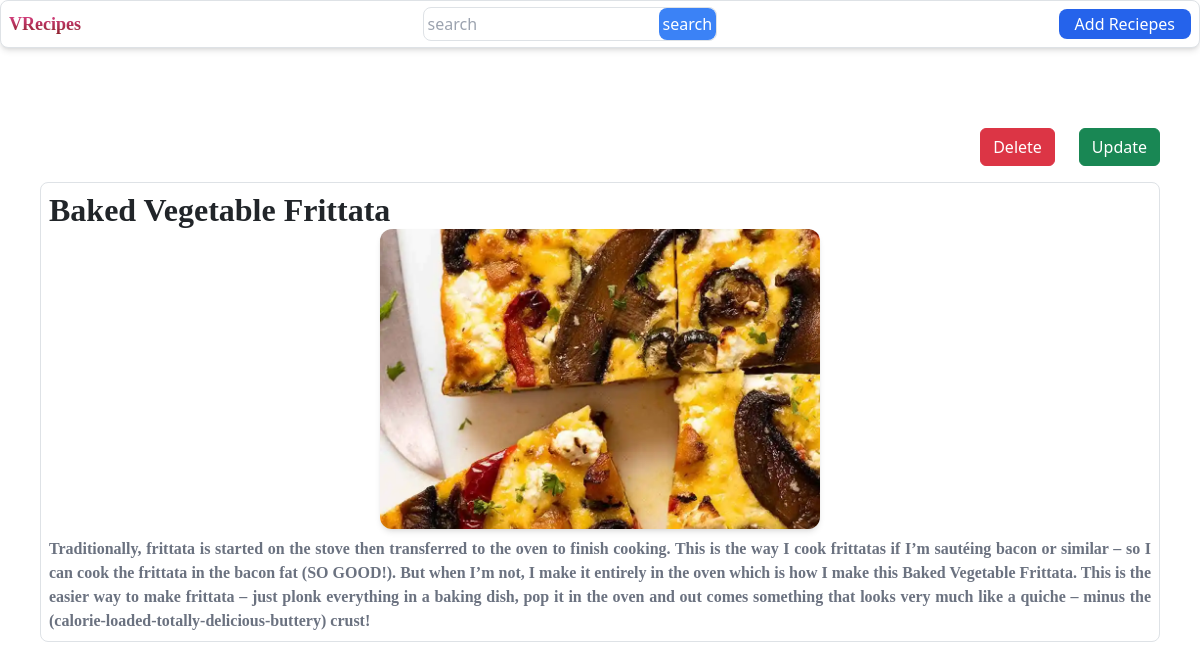
Before: /detail_by/10/ with the older database file.
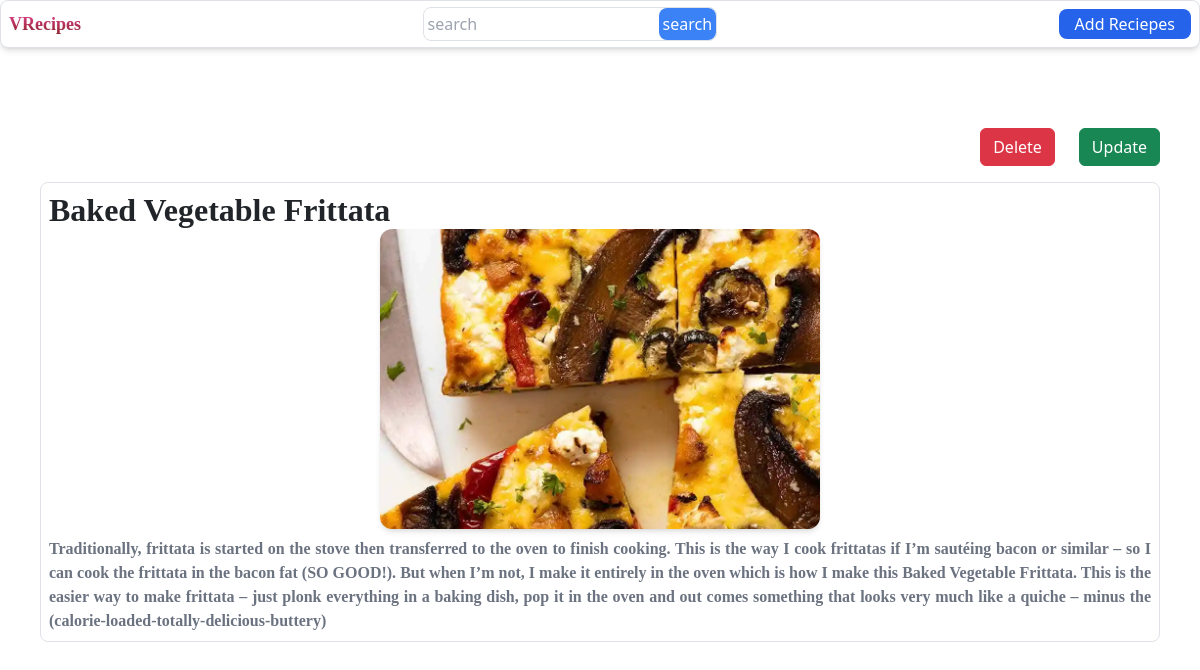
After: the same page with the newer database file.
### home/models.py (models this page shows)
class Reciepy(models.Model):
    user=models.ForeignKey(User,on_delete=models.SET_NULL,null=True,blank=True)
    receipy_name=models.CharField(max_length=100)
    receipy_des=models.TextField()
    receipy_img=models.ImageField(upload_to="receipeimage")

### home/views.py (the view)
# urls.py: path("detail_by/<id>/",detail_by,name='detail_by'),
def detail_by(request,id):
    print(id)
    querySet=Reciepy.objects.get(id=id)
    context={"receipes":querySet}
    return render(request,"detailBy.html",context)

### home/templates/detailBy.html
{% extends "base.html" %} {% block start %}
<div class="mt-10 p-10">
  <div class="flex justify-end gap-4 items-center mb-3">
    <a href="/delete-receipe/{{receipes.id}}" class="btn btn-danger">Delete</a>
    <a href="/update-receipe/{{receipes.id}}" class="btn btn-success">Update</a>
  </div>
  <div class="border rounded-lg p-2 md:p-3">
    <h1 class="font-bold text-[2rem] font-serif">{{receipes.receipy_name}}</h1>
    <div class="flex justify-center items-center">
      <img
        src="/media/{{receipes.receipy_img}}"
        alt="error"
        class="w-full md:w-[40%] h-[300px] md:h-[300px] object-cover rounded-xl shadow-md"
      />
    </div>
    <p class="mt-2 font-semibold text-md font-serif text-gray-500 text-justify">
      {{receipes.receipy_des}}
    </p>
  </div>
</div>
{% endblock %}

### home/templates/base.html (shortened to what this page needs)
<!DOCTYPE html>
<html lang="en">
  <head>
    <link
      href="https://cdn.jsdelivr.net/npm/bootstrap@5.3.3/dist/css/bootstrap.min.css"
      rel="stylesheet"
    />
    <script src="https://cdn.tailwindcss.com"></script>
  </head>
  <body>
    <nav
      class="h-12 sticky top-0 opacity-99 z-10 flex justify-between items-center bg-[#fff] rounded-lg shadow-md border p-2"
    >
      <div
        class="font-bold font-serif text-transparent bg-clip-text bg-gradient-to-b from-pink-500 to-red-900 text-lg"
      >
      </div>
      <div>
        <form class="flex jutify-center items-center border rounded-lg ps-1">
          <input
            type="text"
            name="search"
            id="search"
            placeholder="search"
            class="outline-none"
          />
          <button
            type="submit"
            class="p-1 bg-blue-500 rounded-lg text-white text-md"
          >
            search
          </button>
        </form>
      </div>
      <div class="hidden md:block">
        <a
          href="/add_receipe"
          class="p-1 px-3 bg-blue-600 text-white rounded-lg"
          >Add Reciepes</a
        >
      </div>
    </nav>
    {% block start %}{% endblock %}
  </body>
</html>

Changed rows visible on the page:
changed Reciepy "Baked Vegetable Frittata": receipy_des "…– minus the (calorie-loaded-totally-delicious-buttery) crust!" → "…– minus the (calorie-loaded-totally-delicious-buttery)"
